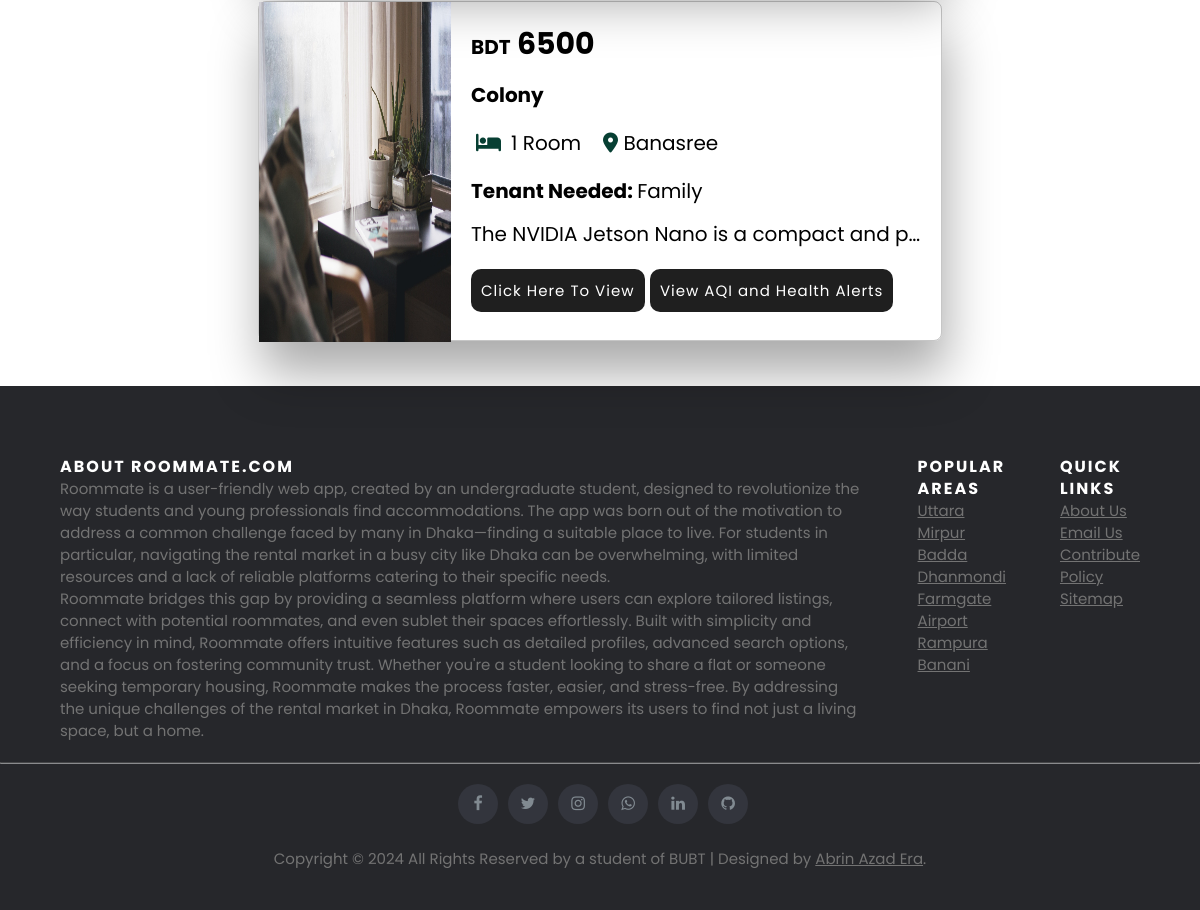
Before: /view_post (signed in, lower part) with the older database file.
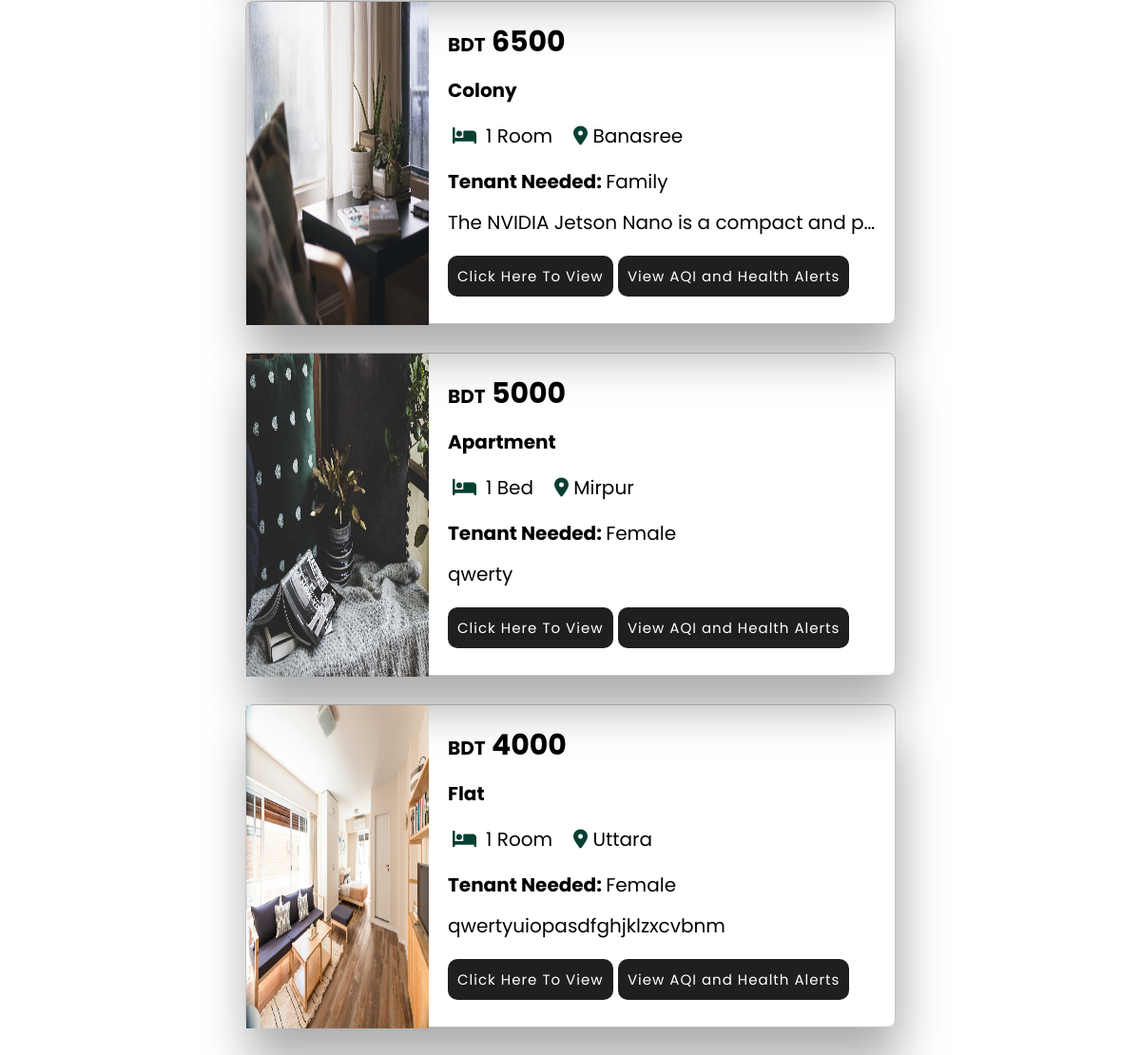
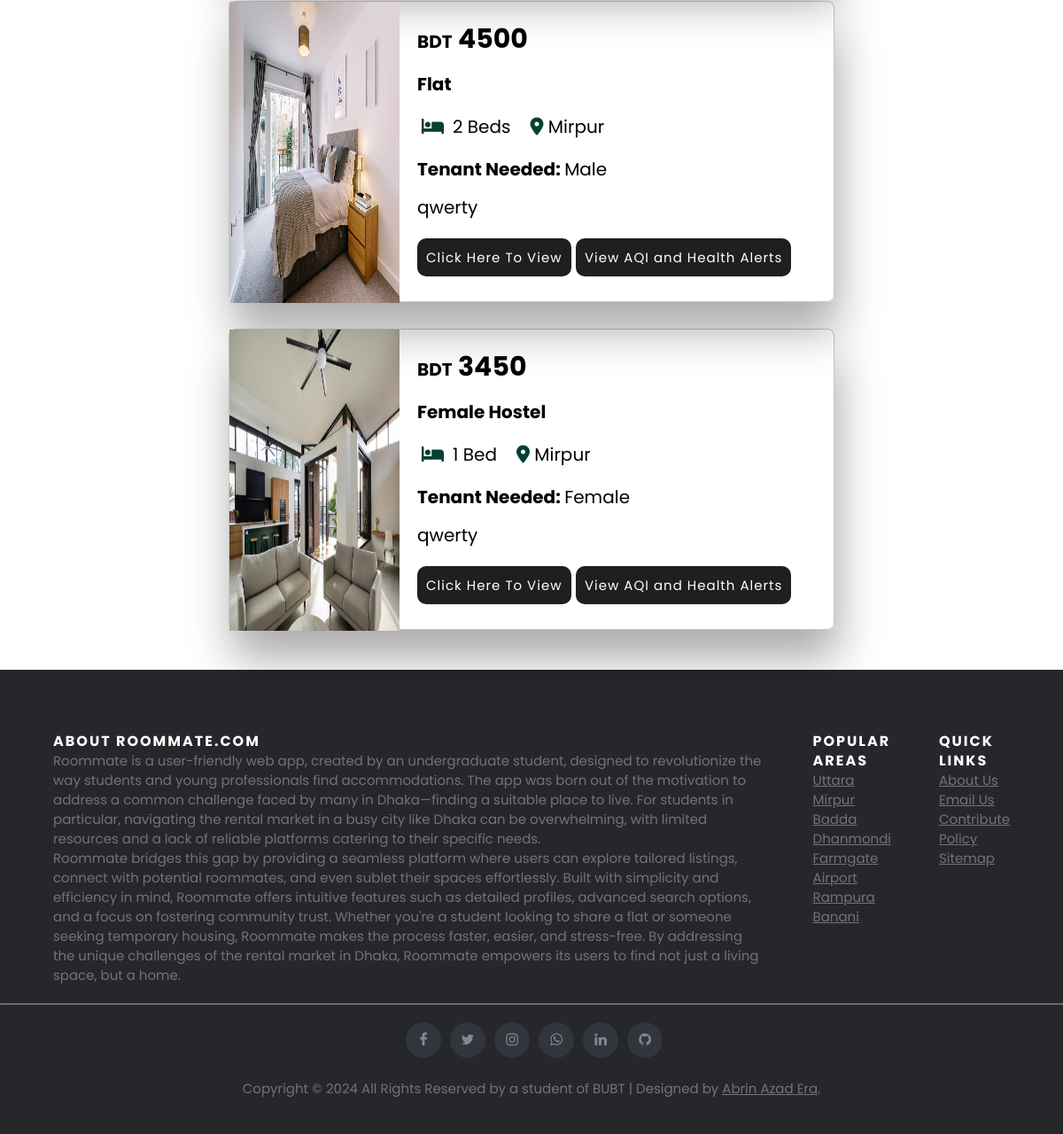
After: the same page with the newer database file (2 pictures, top to bottom).
### webapp/models.py (models this page shows)
class Post(models.Model):
    DURATION_CHOICES = [
        (1, "2 Weeks"),
        (2, "3 Weeks"),
        (3, "1 Month"),
        (4, "2 Months"),
    ]
    SECURITY_DEPOSIT_CHOICES = [
        ("No Deposit", "No Deposit"),
        ("Half Month Rent", "Half Month Rent"),
        ("1 Month Rent", "1 Month Rent"),
        ("2 Months Rent", "2 Months Rent"),
    ]
    LEASE_TERM_CHOICES = [
        ("No Lease", "No Lease"),
        ("4 Months", "4 Months"),
        ("6 Months", "6 Months"),
        ("1 Year", "1 Year"),
        ("2 Years", "2 Years"),
        ("Other", "Other"),
    ]
    post_id = models.CharField(max_length=20, unique=True, primary_key=True)
    duration = models.IntegerField(choices=DURATION_CHOICES, default=4)
    tenant_type = models.CharField(max_length=100)
    location = models.CharField(max_length=100)
    bed = models.CharField(max_length=100)
    resident_type = models.CharField(max_length=100)
    description = models.TextField()
    address = models.CharField(max_length=255)
    rent = models.PositiveIntegerField()
    area = models.PositiveIntegerField(null=True, blank=True)  # Optional
    furnished = models.CharField(max_length=100)
    security_deposit = models.CharField(max_length=50, choices=SECURITY_DEPOSIT_CHOICES, default="No Deposit")
    lease_term = models.CharField(max_length=50, choices=LEASE_TERM_CHOICES, default="No Lease")
    utilities_included = models.JSONField(default=list, blank=True)  # List of selected utilities
    non_included_bills = models.JSONField(default=list, blank=True)  # List of selected non-included bills
    image1 = models.ImageField(null=True, blank= True, upload_to='post/')
    image2 = models.ImageField(null=True, blank= True, upload_to='post/')
    image3 = models.ImageField(null=True, blank= True, upload_to='post/')
    image4 = models.ImageField(null=True, blank= True, upload_to='post/')
    entry_date = models.DateField(auto_now_add=True)
    '''created_at = models.DateTimeField(auto_now_add=True)
    expires_at = models.DateTimeField()

    def save(self, *args, **kwargs):
        # Set `expires_at` based on `duration` when saving
        if not self.expires_at:
            duration_mapping = {
                1: 14,  # 2 Weeks
                2: 21,  # 3 Weeks
                3: 30,  # 1 Month
                4: 60,  # 2 Months
            }
            self.expires_at = now() + timedelta(days=duration_mapping.get(self.duration, 60))
        super().save(*args, **kwargs)'''

### webapp/views.py (the view, shortened to what this page needs)
# urls.py: path('view_post',views.view_post,name='view_post'),
def view_post(request):
    username = request.session.get('username', None)  # Retrieve username from session
    if username:
        exclude_filter = Q(post_id__icontains=username)
        rent = Post.objects.exclude(exclude_filter).order_by('entry_date')
    else:
        return HttpResponse("You haven't posted any ads yet.")
    return render(request, 'view_post.html', {'rent': rent})

### webapp/templates/view_post.html (shortened to what this page needs)
{% load static %}
<!DOCTYPE html>
<html lang="en">
<head>
    <link rel="stylesheet" href="{% static 'view_post.css' %}">
    <link rel="stylesheet" href="https://cdnjs.cloudflare.com/ajax/libs/font-awesome/6.5.1/css/all.min.css" />
    <link rel="stylesheet" href="https://cdnjs.cloudflare.com/ajax/libs/font-awesome/4.7.0/css/font-awesome.min.css">
</head>
<body>
<div class="slide-background">
<div class="container">
  {%for rental in rent%}
  <div class="product-container">
      <div class="product-image">
        <img src="{{rental.image1}}" alt="Product Image">
      </div>
      <div class="product-details">
        <h3 class="price"><span class="bdt">BDT</span> {{rental.rent}}</h3>
        <p class="rtype"><span class="Abold"> {{rental.resident_type}} </span></p>
        <div class="pinfo">
          <p class="bed"><span class="icon"> <i class="fa-solid fa-bed"></i></span>&ensp;{{rental.bed}} </p>
          <p class="location"><span class="icon"><i class="fa-solid fa-location-dot"></i></span>  {{rental.location}}</p>
        </div>
        <p class="tenant"><span class="Abold">Tenant Needed:  </span> {{rental.tenant_type}} </p>
        <p class="property-decription">{{rental.description}}</p>
        <a href="{% url 'view_details' %}?post_id={{ rental.post_id }}" class="view-link">Click Here To View</a>
        <a href="{% url 'accu' %}?location={{ rental.location }}"class="view-link">View AQI and Health Alerts</a>
      </div>
  </div>
{% endfor%}
</div>
    <footer class="site-footer">
        <div >
          <div class="footer-row">
            <div class="col-sm-12 col-md-6">
              <h6>About Roommate.com</h6>
              <p class="text-justify">Roommate is a user-friendly web app, created by an undergraduate student,
                designed to revolutionize the way students and young professionals find accommodations.
                 The app was born out of the motivation to address a common challenge faced by many in Dhaka—finding a
                 suitable place to live. For students in particular, navigating the rental market in a busy city like Dhaka
                 can be overwhelming, with limited resources and a lack of reliable platforms catering to their specific needs.</p>
                 <p>Roommate bridges this gap by providing a seamless platform where users can explore tailored listings, connect
                 with potential roommates, and even sublet their spaces effortlessly. Built with simplicity and efficiency in mind,
                 Roommate offers intuitive features such as detailed profiles, advanced search options, and a focus on fostering
                 community trust. Whether you're a student looking to share a flat or someone seeking temporary housing, Roommate makes
                 the process faster, easier, and stress-free. By addressing the unique challenges of the rental market in Dhaka, Roommate
                 empowers its users to find not just a living space, but a home.</p>
            </div>
            <div class="col-xs-6 col-md-3">
              <h6>Popular Areas</h6>
              <ul class="footer-links">
                <li><a href="">Uttara</a></li>
                <li><a href="">Mirpur</a></li>
                <li><a href="">Badda</a></li>
                <li><a href="">Dhanmondi</a></li>
                <li><a href="">Farmgate</a></li>
                <li><a href="">Airport</a></li>
                <li><a href="">Rampura</a></li>
                <li><a href="">Banani</a></li>
              </ul>
            </div>
            <div class="col-xs-6 col-md-3">
              <h6>Quick Links</h6>
              <ul class="footer-links">
                <li><a href="about_us">About Us</a></li>
                <li><a href="contact_us">Email Us</a></li>
                <li><a href="contribute">Contribute</a></li>
                <li><a href="policy">Policy</a></li>
                <li><a href="https://maps.app.goo.gl/2XRvxmJK95MWdnw68">Sitemap</a></li>
              </ul>
            </div>
          </div>
          <hr>
        </div>
        <div>
          <div class="foot">
            <div class="col-md-4 col-sm-6 col-xs-12">
              <ul class="social-icons">
                <li><a class="facebook" href="#"><i class="fa fa-facebook"></i></a></li>
                <li><a class="twitter" href="#"><i class="fa fa-twitter"></i></a></li>
                <li><a class="instagram" href="#"><i class="fa fa-instagram"></i></a></li>
                <li><a class="whatsapp" href="#"><i class="fa fa-whatsapp"></i></a></li>
                <li><a class="linkedin" href="#"><i class="fa fa-linkedin"></i></a></li>
                <li><a class="github" href="#"><i class="fa fa-github"></i></a></li>
              </ul>
            </div>
            <div class="col-md-8 col-sm-6 col-xs-12">
                <p class="copyright-text">Copyright &copy; 2024 All Rights Reserved by a student of BUBT | Designed by <a href="https://www.facebook.com/ashvynie.era/">Abrin Azad Era</a>.</p>
            </div>
          </div>
        </div>
    </footer>
</body>
</html>

### webapp/static/view_post.css (style rules this page uses)
* { margin: 0; padding: 0; box-sizing: border-box; }
body { font-family: 'Poppins', sans-serif; }
.container { min-height: 50vh; display: flex; flex-wrap: wrap; margin: 30px; align-items: center; justify-content: center; }
.product-container { display: flex; width: 60%; height: 340px; border-style:solid; border-color:rgba(26, 25, 25, 0.247); border-width: thin; box-shadow: 4px 2pc 50px rgba(0, 0, 0, 0.338); border-radius: 8px; margin: 15px; }
.product-image { position:-webkit-sticky; width: 400px; }
.product-image img { max-width: 100%; height: 340px; }
.product-details { flex: 1; padding: 20px; font-size: 20px; }
.pinfo { display: flex; padding: 5px 5px; gap: 5%; }
.Abold { font-weight: bold; }
.icon { color: #073F33; font-size: 20px; }
.price { font-size: 30px; }
.bdt { font-size: 20px; }
.price, .rtype,.tenant, .location { margin: 0 0 13px ; }
.property-decription { width: 450px; white-space:nowrap; overflow: hidden; text-overflow: ellipsis; }
.view-link { font-size: 15px; letter-spacing: 1px; display: inline-block; background-color:rgb(31, 31, 31); color: #fff; padding: 10px 10px; text-decoration: none; border-radius: 10px; margin-top: 20px; }
.site-footer { background-color:#26272b; padding:45px 0 20px; font-size:15px; line-height:22px; color:#737373; }
.footer-row { margin:20px 5%; display: flex; flex-direction: row; gap: 5%; }
.site-footer hr { border-top-color:#bbb; opacity:0.5 }
.site-footer h6 { color:#fff; font-size:16px; text-transform:uppercase; margin-top:5px; letter-spacing:2px }
.site-footer a { color:#737373; }
.footer-links { padding-left:0; list-style:none }
.footer-links li { display:block }
.footer-links a { color:#737373 }
.site-footer .social-icons { text-align:right }
.site-footer .social-icons a { width:40px; height:40px; line-height:40px; margin-top: 20px; margin-left:6px; margin-right:0; border-radius:100%; background-color:#33353d }
.foot { margin-left: 5%; margin-right: 5%; align-items: center; justify-items: center; }
.copyright-text { margin:20px }
.social-icons { padding-left:0; margin-bottom:0; list-style:none }
.social-icons li { display:inline-block; margin-bottom:4px }
.social-icons a { background-color:#eceeef; color:#818a91; font-size:16px; display:inline-block; line-height:44px; width:44px; height:44px; text-align:center; margin-right:8px; border-radius:100%; -webkit-transition:all .2s linear; -o-transition:all .2s linear; transition:all .2s linear }

Changed rows visible on the page:
added Post: shows a picture, rent "5000", resident_type "Apartment", bed "1 Bed", location "Mirpur", tenant_type "Female", description "qwerty"
added Post: shows a picture, rent "4000", resident_type "Flat", bed "1 Room", location "Uttara", tenant_type "Female", description "qwertyuiopasdfghjklzxcvbnm"
added Post: shows a picture, rent "4500", resident_type "Flat", bed "2 Beds", location "Mirpur", tenant_type "Male", description "qwerty"
added Post: shows a picture, rent "3450", resident_type "Female Hostel", bed "1 Bed", location "Mirpur", tenant_type "Female", description "qwerty"
